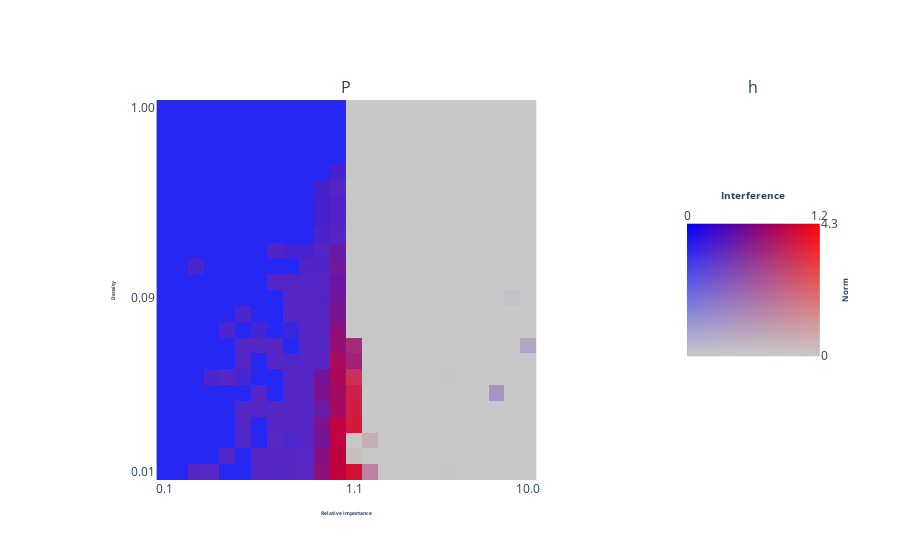

The notebook cell this image was saved under:
### Code cell
fig.show()

### Figure 1 — Plotly figure (JSON) as saved in the notebook; plotly's stock layout.template omitted (floating-point values rounded to 4 significant figures; data arrays with more than 128 entries replaced by an {"elided": "..."} marker saying what was removed)
{"data": [{"customdata": {"elided": "2304 float values"}, "hovertemplate": "Norm: %{customdata[0]:.2f}<br>Interference: %{customdata[1]:.2f}<br>Relative Importance: %{customdata[2]:.2f}<br>Density: %{customdata[3]:.2f}<br><extra></extra>", "z": {"elided": "1728 float values"}, "type": "image", "xaxis": "x", "yaxis": "y"}, {"customdata": {"elided": "20000 float values"}, "hovertemplate": "Interference: %{customdata[1]:.2f}<br>Norm: %{customdata[0]:.2f}<extra></extra>", "z": {"elided": "30000 float values"}, "type": "image", "xaxis": "x2", "yaxis": "y2"}], "layout": {"xaxis": {"anchor": "y", "domain": [0.0, 0.72], "title": {"font": {"size": 5}, "text": "<b>Relative Importance</b>"}, "tickmode": "array", "tickvals": [0, 12, 23], "ticktext": ["0.1", "1.1", "10.0"]}, "yaxis": {"anchor": "x", "domain": [0.0, 1.0], "title": {"font": {"size": 5}, "text": "<b>Density</b>"}, "autorange": "reversed", "tickmode": "array", "tickvals": [0, 12, 23], "ticktext": ["1.00", "0.09", "0.01"]}, "xaxis2": {"anchor": "y2", "domain": [0.82, 1.0], "title": {"font": {"size": 10}, "text": "<b>Interference</b>", "standoff": 5}, "tickmode": "array", "tickvals": [0, 99], "ticktext": [0, "1.2"], "side": "top"}, "yaxis2": {"anchor": "x2", "domain": [0.0, 1.0], "title": {"font": {"size": 8}, "text": "<b>Norm</b>", "standoff": 5}, "tickmode": "array", "tickvals": [0, 99], "ticktext": ["4.3", 0], "side": "right"}, "annotations": [{"font": {"size": 16}, "showarrow": false, "text": "P", "x": 0.36, "xanchor": "center", "xref": "paper", "y": 1.0, "yanchor": "bottom", "yref": "paper"}, {"font": {"size": 16}, "showarrow": false, "text": "h", "x": 0.91, "xanchor": "center", "xref": "paper", "y": 1.0, "yanchor": "bottom", "yref": "paper"}]}}
